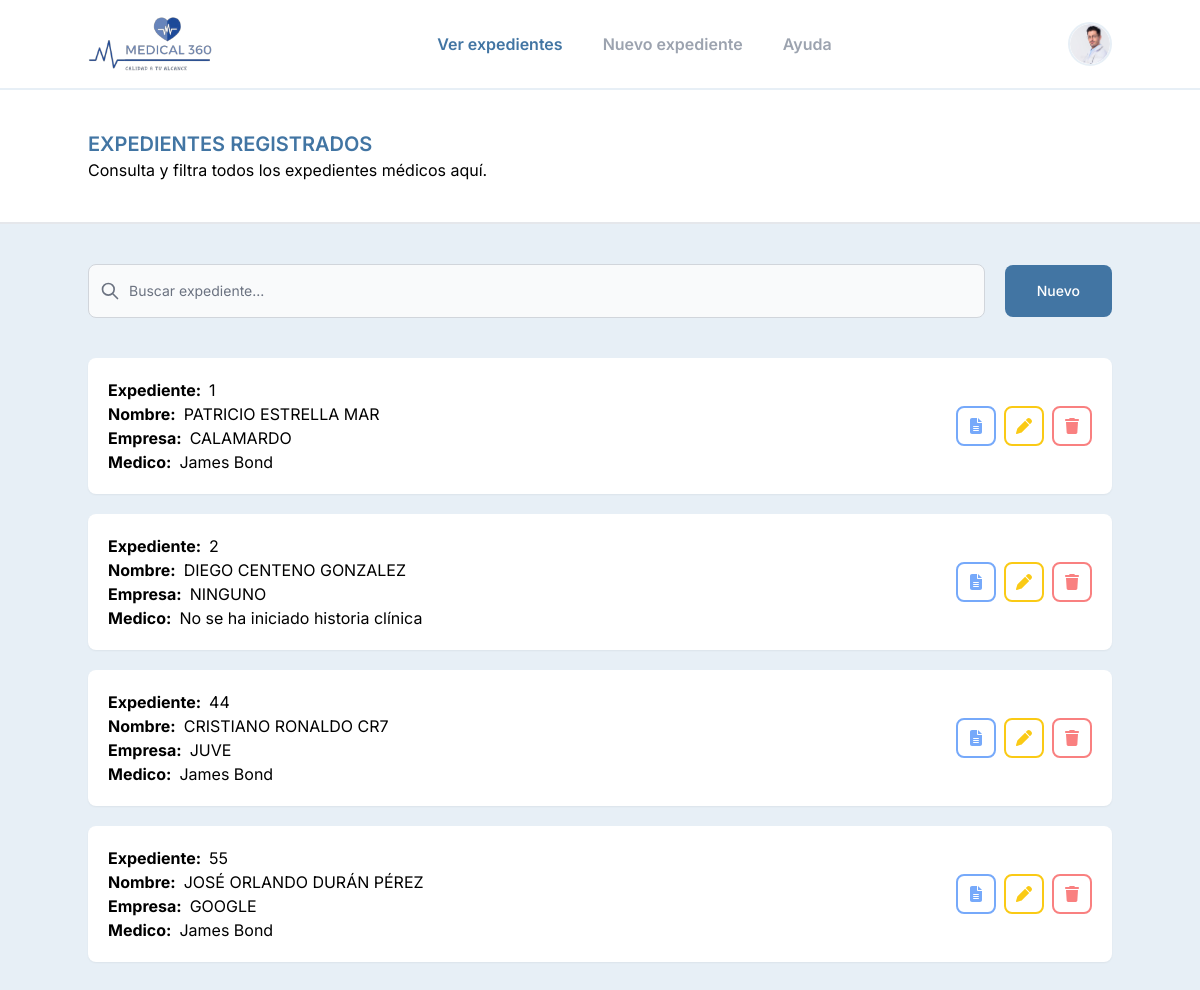
Screenshot of / (signed in) with the database file from the repository.
### medical/models.py (models this page shows, shortened)
class Paciente(models.Model):
    GENERO_CHOICES = [
        ('M', 'Masculino'),
        ('F', 'Femenino'),
    ]
    ESTADO_CIVIL_CHOICES = [
        ('SOLTERO', 'SOLTERO'),
        ('CASADO', 'CASADO'),
        ('UNION_LIBRE', 'UNION LIBRE'),
        ('DIVORCIADO', 'DIVORCIADO'),
        ('VIUDO', 'VIUDO'),
    ]
    GRUPO_RH_CHOICES = [
        ('A+', 'A+'),
        ('B+', 'B+'),
        ('O+', 'O+'),
        ('AB+', 'AB+'),
        ('A-', 'A-'),
        ('B-', 'B-'),
        ('O-', 'O-'),
        ('AB-', 'AB-'),
        ('DESC', 'DESCONOCIDO'),
    ]
    ESCOLARIDAD_CHOICES = [
        ('NINGUNA', 'NINGUNA'),
        ('PRIMARIA', 'PRIMARIA'),
        ('PRIMARIA_T', 'PRIMARIA TRUNCA'),
        ('SECUNDARIA', 'SECUNDARIA'),
        ('SECUNDARIA_T', 'SECUNDARIA TRUNCA'),
        ('PREPARATORIA', 'PREPARATORIA'),
        ('PREPARATORIA_T', 'PREPARATORIA TRUNCA'),
        ('TECNICO', 'CARRERA TECNICA'),
        ('TECNICO_T', 'CARRERA TECNICA TRUNCA'),
        ('LICENCIATURA', 'LICENCIATURA'),
        ('LICENCIATURA_T', 'LICENCIATURA TRUNCA'),
        ('SUPERIOR', 'SUPERIOR'),
]
    nombre = models.CharField(max_length=30)
    apellido_pat = models.CharField(max_length=30)
    apellido_mat = models.CharField(max_length=30)
    fecha_nacimiento = models.DateField()
    genero = models.CharField(max_length=10, choices=GENERO_CHOICES)
    grupo_rh = models.CharField(max_length=4, choices=GRUPO_RH_CHOICES, default='DESC')
    alergias = models.CharField(max_length=30)
    estado_civil = models.CharField(max_length=15, choices=ESTADO_CIVIL_CHOICES, blank=True, null=True)
    curp = models.CharField(max_length=18, blank=True, null=True)
    nacionalidad = models.CharField(max_length=20, blank=True, null=True)
    escolaridad = models.CharField(max_length=30, choices=ESCOLARIDAD_CHOICES, blank=True, null=True)
    religion = models.CharField(max_length=50, blank=True, null=True)
    direccion = models.CharField(max_length=200, blank=True, null=True)
    ocupacion = models.CharField(max_length=50, blank=True, null=True)
    empleador = models.CharField(max_length=100, blank=True, null=True)
    telefono_personal = models.CharField(max_length=10, blank=True, null=True)
    nombre_contacto_emergencia = models.CharField(max_length=100, blank=True, null=True)
    telefono_contacto_emergencia = models.CharField(max_length=10, blank=True, null=True)
    fecha_alta = models.DateField()
    notas = models.TextField(blank=True, null=True)

class Antecedentes(models.Model):
    paciente = models.OneToOneField(Paciente, on_delete=models.CASCADE)
    medico = models.ForeignKey(Medico, on_delete=models.CASCADE)
    fecha = models.DateField()
    ahf = models.TextField()
    apnp = models.TextField()
    app = models.TextField()
    ago = models.TextField(blank=True, null=True)
    notas = models.TextField(blank=True, null=True)
    class Meta:
            verbose_name = "Antecedentes"
            verbose_name_plural = "1.Antecedentes"

class Medico(models.Model):
    PREFIJO_CHOICES = [
        ('dr', 'Dr.'),
        ('dr', 'Dra.'),
        ('lic', 'Lic.'),
    ]
    ESPECIALIDAD_CHOICES = [
        ('medico_gral', 'Medicina General'),
        ('fisio', 'Fisioterapia'),
    ]
    cedula = models.OneToOneField(User, on_delete=models.CASCADE, related_name='medico', null=True)
    nombre = models.CharField(max_length=100)
    apellido_pat = models.CharField(max_length=50)
    apellido_mat = models.CharField(max_length=50)
    prefijo = models.CharField(max_length=5, choices=PREFIJO_CHOICES)
    especialidad = models.CharField(max_length=20, choices=ESPECIALIDAD_CHOICES)
    universidad = models.CharField(max_length=100)
    telefono = models.CharField(max_length=20, blank=True)
    def __str__(self):
        return self.nombre + ' ' + self.apellido_pat

### medical/views.py (the view)
# urls.py: path("", views.home_view, name="home"),
@login_required
def home_view(request):
    pacientes = Paciente.objects.all()
    for paciente in pacientes:
        try:
            paciente.antecedentes = Antecedentes.objects.get(paciente=paciente) # type: ignore
        except Antecedentes.DoesNotExist:
            paciente.antecedentes = None # type: ignore
    return render(request, 'home.html', {'pacientes': pacientes})

### templates/home.html (shortened to what this page needs)
{% extends "base.html" %} {% load static %} {% block content %}
<section class="lg:px-0">
  {% include "plantillas/navbar.html" %}
  <div class="py-10 border-b-2 border-gray-200 bg-white md:px-6">
    <div class="lg:container lg:mx-auto">
      <h1 class="uppercase font-semibold text-main text-xl">
        Expedientes registrados
      </h1>
      <p>Consulta y filtra todos los expedientes médicos aquí.</p>
    </div>
  </div>
  <div class="py-10 md:px-6">
    <div class="lg:container lg:mx-auto flex justify-between gap-5 items-center">
      <form class="w-full" method="post">
        <div class="relative">
          <div class="absolute inset-y-0 left-0 flex items-center pl-3 pointer-events-none">
          </div>
          <input type="search" id="default-search"
            class="block w-full p-4 pl-10 text-sm text-gray-900 border border-gray-300 rounded-lg bg-gray-50 focus:ring-main focus:border-main"
            placeholder="Buscar expediente..." required />
        </div>
      </form>
      <a href="/create-file/ficha"><button type="submit"
          class="text-whitebg-main bg-main hover:bg-sky-800 transition-colors text-white font-medium rounded-lg text-sm px-8 py-4">
          Nuevo
        </button></a>
    </div>
  </div>
  <div class="md:px-6">
    <div class="lg:container lg:mx-auto flex flex-col gap-4">
      <div class="w-full space-y-5 pb-10">
        {% if pacientes %}
        {% for paciente in pacientes %}
        <div class="bg-white rounded-lg p-5 flex justify-between items-center shadow-sm paciente-card" data-search="{{ paciente.id }} {{ paciente.nombre }} {{ paciente.empleador }} {{ paciente.antecedentes.medico }}">
          <div>
            <div class="md:flex gap-2">
              <span class="font-bold">Expediente:</span>
              <p>{{ paciente.id }}</p>
            </div>
            <div class="md:flex gap-2">
              <span class="font-bold">Nombre:</span>
              <p>{{paciente.nombre}} {{paciente.apellido_pat}} {{paciente.apellido_mat}}</p>
            </div>
            <div class="md:flex gap-2">
              <span class="font-bold">Empresa:</span>
              {% if paciente.empleador %}
                <p>{{paciente.empleador}}</p>
              {% else %}
                <p> -</p>
              {% endif %}
            </div>
            <div class="md:flex gap-2">
              <span class="font-bold">Medico:</span>
              {% if paciente.antecedentes %}
                  <p>{{ paciente.antecedentes.medico }}</p>
              {% else %}
                <p>No se ha iniciado historia clínica</p>
              {% endif %}
            </div>
          </div>
          <div class="flex gap-2">
            <a href="view/{{paciente.id}}" class="border-2 flex items-center justify-center border-blue-400 h-10 w-10 rounded-lg hover:bg-blue-400 group transition-colors"
              type="button">
              <span class="group-hover:text-white text-blue-400"><i class="fas fa-file-alt"></i></span>
            </a>
            <a href="update-file/{{paciente.id}}/ficha/" class="border-2 flex items-center justify-center border-yellow-300 h-10 w-10 rounded-lg hover:bg-yellow-300 group transition-colors"
              type="button">
              <span class="group-hover:text-white text-yellow-300"><i class="fas fa-pen"></i></span>
            </a>
            <a href="#" class="border-2 flex items-center justify-center border-red-400 h-10 w-10 rounded-lg hover:bg-red-400 group transition-colors" type="button" onclick="confirmDelete('{{paciente.id}}')">
              <span class="group-hover:text-white text-red-400"><i class="fas fa-trash"></i></span>
            </a>
          </div>
        </div>
        {% endfor %}
        {% else %}
        <div>
          <p>Sin registros</p>
        </div>
        {% endif %}
      </div>
    </div>
  </div>
</section>
{% endblock %}

### rows the page displays
Paciente: id "1", nombre "PATRICIO", apellido_pat "ESTRELLA", apellido_mat "MAR", empleador "CALAMARDO", antecedentes.medico "James Bond"
Paciente: id "2", nombre "DIEGO", apellido_pat "CENTENO", apellido_mat "GONZALEZ", empleador "NINGUNO", shows "No se ha iniciado historia clínica"
Paciente: id "44", nombre "CRISTIANO", apellido_pat "RONALDO", apellido_mat "CR7", empleador "JUVE", antecedentes.medico "James Bond"
Paciente: id "55", nombre "JOSÉ ORLANDO", apellido_pat "DURÁN", apellido_mat "PÉREZ", empleador "GOOGLE", antecedentes.medico "James Bond"
